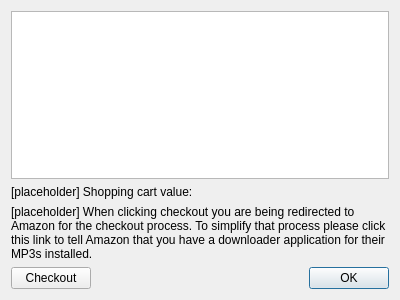
<?xml version="1.0" encoding="UTF-8"?>
<ui version="4.0">
 <class>AmazonShoppingCartDialog</class>
 <widget class="QDialog" name="AmazonShoppingCartDialog">
  <property name="geometry">
   <rect>
    <x>0</x>
    <y>0</y>
    <width>400</width>
    <height>300</height>
   </rect>
  </property>
  <property name="windowTitle">
   <string>Amarok - Your Shopping Cart</string>
  </property>
  <layout class="QVBoxLayout" name="verticalLayout">
   <item>
    <widget class="AmazonShoppingCartView" name="listView">
     <property name="editTriggers">
      <set>QAbstractItemView::NoEditTriggers</set>
     </property>
     <property name="alternatingRowColors">
      <bool>true</bool>
     </property>
    </widget>
   </item>
   <item>
    <widget class="QLabel" name="cartValueLabel">
     <property name="text">
      <string notr="true">[placeholder] Shopping cart value: </string>
     </property>
    </widget>
   </item>
   <item>
    <widget class="QLabel" name="cookieLabel">
     <property name="text">
      <string notr="true">[placeholder] When clicking checkout you are being redirected to Amazon for the checkout process. To simplify that process please click this link to tell Amazon that you have a downloader application for their MP3s installed.</string>
     </property>
     <property name="wordWrap">
      <bool>true</bool>
     </property>
     <property name="openExternalLinks">
      <bool>true</bool>
     </property>
    </widget>
   </item>
   <item>
    <layout class="QHBoxLayout" name="horizontalLayout">
     <item>
      <widget class="QPushButton" name="checkoutButton">
       <property name="text">
        <string>Checkout</string>
       </property>
      </widget>
     </item>
     <item>
      <widget class="QDialogButtonBox" name="buttonBox">
       <property name="sizePolicy">
        <sizepolicy hsizetype="Minimum" vsizetype="Fixed">
         <horstretch>0</horstretch>
         <verstretch>0</verstretch>
        </sizepolicy>
       </property>
       <property name="orientation">
        <enum>Qt::Horizontal</enum>
       </property>
       <property name="standardButtons">
        <set>QDialogButtonBox::Ok</set>
       </property>
      </widget>
     </item>
    </layout>
   </item>
  </layout>
 </widget>
 <customwidgets>
  <customwidget>
   <class>AmazonShoppingCartView</class>
   <extends>QListView</extends>
   <header>AmazonShoppingCartView.h</header>
  </customwidget>
 </customwidgets>
 <resources/>
 <connections>
  <connection>
   <sender>buttonBox</sender>
   <signal>accepted()</signal>
   <receiver>AmazonShoppingCartDialog</receiver>
   <slot>accept()</slot>
   <hints>
    <hint type="sourcelabel">
     <x>248</x>
     <y>254</y>
    </hint>
    <hint type="destinationlabel">
     <x>157</x>
     <y>274</y>
    </hint>
   </hints>
  </connection>
  <connection>
   <sender>buttonBox</sender>
   <signal>rejected()</signal>
   <receiver>AmazonShoppingCartDialog</receiver>
   <slot>reject()</slot>
   <hints>
    <hint type="sourcelabel">
     <x>316</x>
     <y>260</y>
    </hint>
    <hint type="destinationlabel">
     <x>286</x>
     <y>274</y>
    </hint>
   </hints>
  </connection>
 </connections>
</ui>
